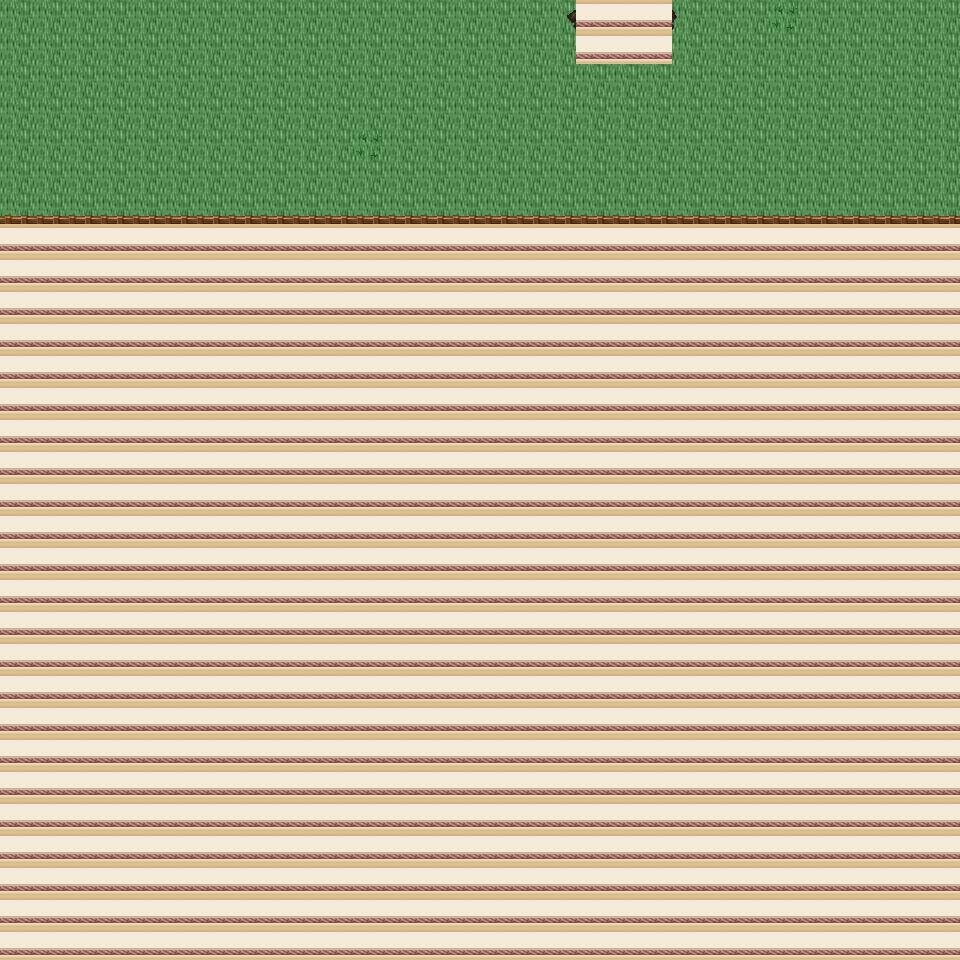

Rendered tile map (Tiled .tmx) drawn with the repository's tilesets; below, a short description and the map source with its tile grids summarised:
An orthogonal 30x30 tile map with 32x32 px tiles, 6 tile layers (Ground, Object, Object2, Above, ...), 28 tilesets and 4 objects (4x mapchange).

<map version="1.0" orientation="orthogonal" renderorder="right-down" width="30" height="30" tilewidth="32" tileheight="32" nextobjectid="5">
  <tileset firstgid="1" name="tileset_building_wall_int_wall_pale" tilewidth="32" tileheight="32" tilecount="16" columns="2">
    <image source="../drawable/tileset_building_wall_int_wall_pale.png" width="64" height="256" />
  </tileset>
  <tileset firstgid="17" name="tileset_ground_ground" tilewidth="32" tileheight="32" tilecount="33" columns="3">
    <image source="../drawable/tileset_ground_ground.png" width="96" height="352" />
  </tileset>
  <tileset firstgid="50" name="tileset_plant_bush_bushes" tilewidth="32" tileheight="32" tilecount="10" columns="5">
    <image source="../drawable/tileset_plant_bush_bushes.png" width="160" height="64" />
  </tileset>
  <tileset firstgid="60" name="tileset_plant_flower_daisy_blue" tilewidth="32" tileheight="32" tilecount="8" columns="2">
    <image source="../drawable/tileset_plant_flower_daisy_blue.png" width="64" height="128" />
  </tileset>
  <tileset firstgid="68" name="tileset_plant_flower_daisy_red" tilewidth="32" tileheight="32" tilecount="8" columns="2">
    <image source="../drawable/tileset_plant_flower_daisy_red.png" width="64" height="128" />
  </tileset>
  <tileset firstgid="76" name="tileset_plant_flower_daisy_white" tilewidth="32" tileheight="32" tilecount="8" columns="2">
    <image source="../drawable/tileset_plant_flower_daisy_white.png" width="64" height="128" />
  </tileset>
  <tileset firstgid="84" name="tileset_plant_flower_daisy_yellow" tilewidth="32" tileheight="32" tilecount="8" columns="2">
    <image source="../drawable/tileset_plant_flower_daisy_yellow.png" width="64" height="128" />
  </tileset>
  <tileset firstgid="92" name="tileset_plant_tree_tree_green" tilewidth="32" tileheight="32" tilecount="88" columns="8">
    <image source="../drawable/tileset_plant_tree_tree_green.png" width="256" height="352" />
  </tileset>
  <tileset firstgid="180" name="tileset_ground_ladder_steps" tilewidth="32" tileheight="32" tilecount="6" columns="3">
    <image source="../drawable/tileset_ground_ladder_steps.png" width="96" height="64" />
  </tileset>
  <tileset firstgid="186" name="tileset_building_fence_wooden_brown_fence" tilewidth="32" tileheight="32" tilecount="42" columns="7">
    <image source="../drawable/tileset_building_fence_wooden_brown_fence.png" width="224" height="192" />
  </tileset>
  <tileset firstgid="228" name="tileset_ground_earth_edges" tilewidth="32" tileheight="32" tilecount="18" columns="6">
    <image source="../drawable/tileset_ground_earth_edges.png" width="192" height="96" />
  </tileset>
  <tileset firstgid="246" name="tileset_ground_grass_edges" tilewidth="32" tileheight="32" tilecount="36" columns="12">
    <image source="../drawable/tileset_ground_grass_edges.png" width="384" height="96" />
  </tileset>
  <tileset firstgid="282" name="tileset_ground_grass_corners" tilewidth="32" tileheight="32" tilecount="24" columns="6">
    <image source="../drawable/tileset_ground_grass_corners.png" width="192" height="128" />
  </tileset>
  <tileset firstgid="306" name="tileset_logic_collision" tilewidth="32" tileheight="32" tilecount="1" columns="1">
    <image source="../drawable/tileset_logic_collision.png" width="32" height="32" />
  </tileset>
  <tileset firstgid="307" name="tileset_plant_tree_apple_tree" tilewidth="32" tileheight="32" tilecount="9" columns="3">
    <image source="../drawable/tileset_plant_tree_apple_tree.png" width="96" height="96" />
  </tileset>
  <tileset firstgid="316" name="tileset_plant_flower_pointed_yellow" tilewidth="32" tileheight="32" tilecount="2" columns="2">
    <image source="../drawable/tileset_plant_flower_pointed_yellow.png" width="64" height="32" />
  </tileset>
  <tileset firstgid="318" name="tileset_plant_flower_planted_containers" tilewidth="32" tileheight="32" tilecount="16" columns="4">
    <image source="../drawable/tileset_plant_flower_planted_containers.png" width="128" height="128" />
  </tileset>
  <tileset firstgid="334" name="tileset_item_firewood" tilewidth="32" tileheight="32" tilecount="12" columns="3">
    <image source="../drawable/tileset_item_firewood.png" width="96" height="128" />
  </tileset>
  <tileset firstgid="346" name="tileset_plant_flower_hothouse_flowers" tilewidth="32" tileheight="32" tilecount="72" columns="6">
    <image source="../drawable/tileset_plant_flower_hothouse_flowers.png" width="192" height="384" />
  </tileset>
  <tileset firstgid="418" name="tileset_ground_water_pool" tilewidth="32" tileheight="32" tilecount="72" columns="3">
    <image source="../drawable/tileset_ground_water_pool.png" width="96" height="768" />
  </tileset>
  <tileset firstgid="490" name="tileset_ground_rock_rubble" tilewidth="32" tileheight="32" tilecount="9" columns="3">
    <image source="../drawable/tileset_ground_rock_rubble.png" width="96" height="96" />
  </tileset>
  <tileset firstgid="499" name="tileset_ground_rock_rocks_3" tilewidth="32" tileheight="32" tilecount="16" columns="4">
    <image source="../drawable/tileset_ground_rock_rocks_3.png" width="128" height="128" />
  </tileset>
  <tileset firstgid="515" name="tileset_ground_rock_rocks" tilewidth="32" tileheight="32" tilecount="4" columns="2">
    <image source="../drawable/tileset_ground_rock_rocks.png" width="64" height="64" />
  </tileset>
  <tileset firstgid="519" name="tileset_item_postbox" tilewidth="32" tileheight="32" tilecount="4" columns="2">
    <image source="../drawable/tileset_item_postbox.png" width="64" height="64" />
  </tileset>
  <tileset firstgid="523" name="tileset_plant_tree_umbrella_thorn" tilewidth="32" tileheight="32" tilecount="18" columns="6">
    <image source="../drawable/tileset_plant_tree_umbrella_thorn.png" width="192" height="96" />
  </tileset>
  <tileset firstgid="541" name="tileset_plant_grasses" tilewidth="32" tileheight="32" tilecount="6" columns="3">
    <image source="../drawable/tileset_plant_grasses.png" width="96" height="64" />
  </tileset>
  <tileset firstgid="547" name="tileset_building_house_pink_blue" tilewidth="32" tileheight="32" tilecount="99" columns="11">
    <image source="../drawable/tileset_building_house_pink_blue.png" width="352" height="288" />
  </tileset>
  <tileset firstgid="646" name="tileset_building_life_tower" tilewidth="32" tileheight="32" tilecount="252" columns="9">
    <image source="../drawable/tileset_building_life_tower.png" width="288" height="896" />
  </tileset>
  <layer name="Ground" width="30" height="30">
    <data>[900 cells, 240 non-empty, 1 distinct tile ids]</data>
  </layer>
  <layer name="Object" width="30" height="30">
    <data>[900 cells, 37 non-empty, 7 distinct tile ids]</data>
  </layer>
  <layer name="Object2" width="30" height="30">
    <data>[900 cells, 0 non-empty, 0 distinct tile ids]</data>
  </layer>
  <layer name="Above" width="30" height="30">
    <data>[900 cells, 33 non-empty, 4 distinct tile ids]</data>
  </layer>
  <layer name="Above2" width="30" height="30">
    <data>[900 cells, 0 non-empty, 0 distinct tile ids]</data>
  </layer>
  <layer name="Walkable" width="30" height="30">
    <data>[900 cells, 696 non-empty, 1 distinct tile ids]</data>
  </layer>
  <objectgroup name="MapEvents">
    <object id="1" name="north" type="mapchange" x="0" y="0" width="576" height="32">
      <properties>
        <property name="map" value="0_ados_mountain_n2_w2_x1_y3" />
        <property name="place" value="south" />
      </properties>
    </object>
    <object id="2" name="north2" type="mapchange" x="672" y="0" width="288" height="32">
      <properties>
        <property name="map" value="0_ados_mountain_n2_w2_x1_y3" />
        <property name="place" value="south2" />
      </properties>
    </object>
    </objectgroup>
</map>
<!-- 2 of 4 objects omitted -->
